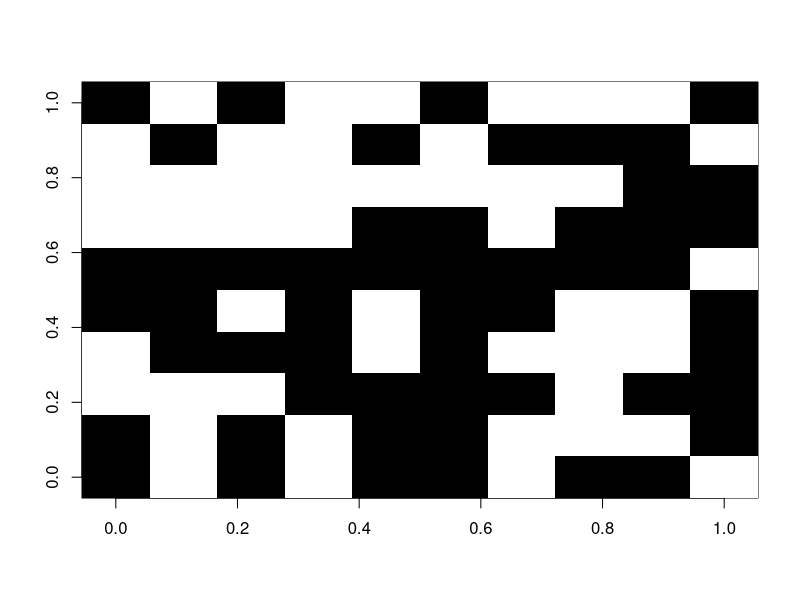
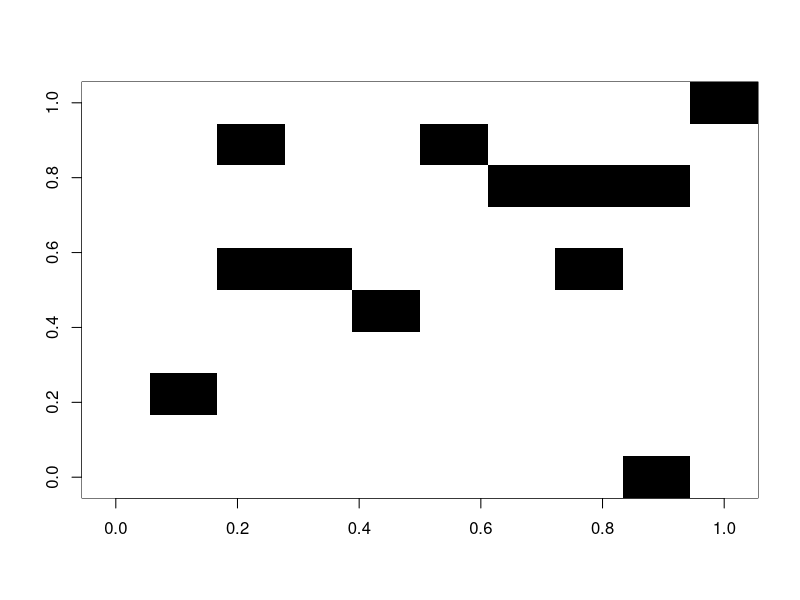
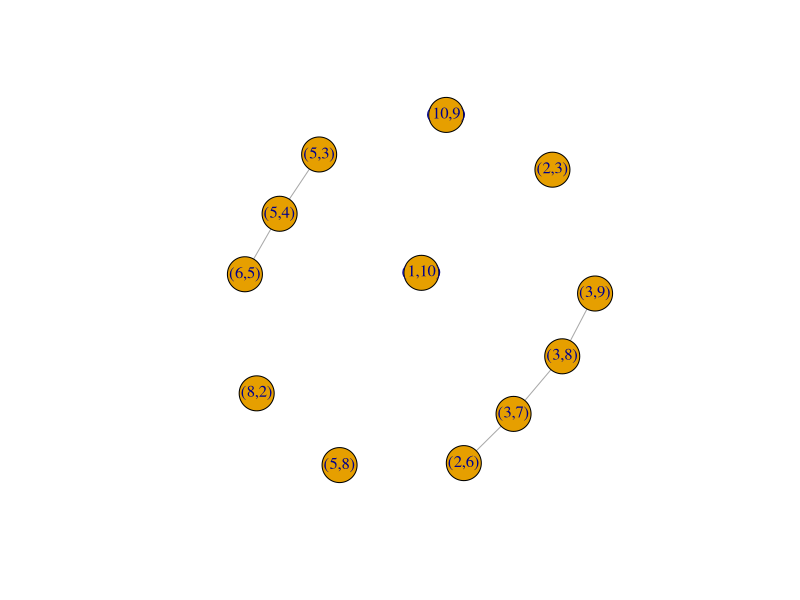
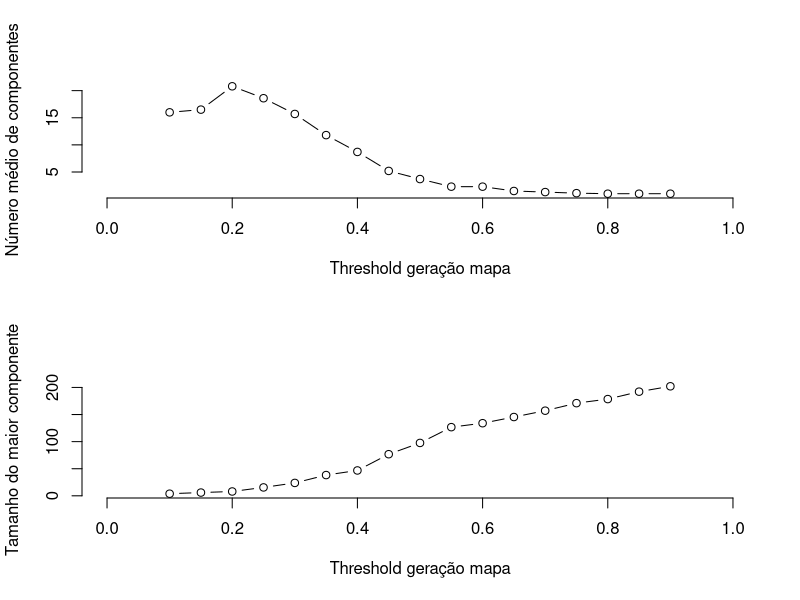

These figures' R source, in order:
##http://recologia.com.br/2016/10/mapas-aleatorios-e-o-numero-de-componentes/
#####################################
## Conectividade
#####################################
library(igraph)

##Função para gerar mapas quadrados aleatorios, n é o tamanho e p é a probabilidade de threshold
gera_mapa<-function(n,p) {
    matriz<-matrix(0,n,n)
    for(i in 1:nrow(matriz)){
        for(j in 1:ncol(matriz)){
            if(runif(1)<=p){
                matriz[i,j]<-1
            }
        }
    }
    return(matriz)
}

##Função para transformar um mapa em um grafo, com pixels com vértices e pontos adjacentes ligados por arestas
matriz_para_grafo<-function(matriz){
    aresta<-1
    grafo<-data.frame(origem=vector(),destino=vector())
    for(i in 1:nrow(matriz)){
        for(j in 1:ncol(matriz)){        
            if(matriz[i,j]!=0){            
                for(m in -1:1){
                    for(n in -1:1){
                        if(i+m>0 & i+m<=nrow(matriz) &
                           j+n>0 & j+n<=ncol(matriz)){
                            if(matriz[i+m,j+n]!=0){
                                grafo[aresta,]<-c(paste("(",i,",",j,")",sep=""),paste("(",i+m,",",j+n,")",sep=""))
                                aresta<-aresta+1
                            }
                        }
                    }
                }
            }
        }
    }
    indice<-!grafo[,1]==grafo[,2]
    indices<-which(mapa!=0,arr.ind = T)    
    grafo<-simplify(graph.data.frame(grafo[indice,],directed=F,vertices=paste("(",indices[,"row"],",",indices[,"col"],")",sep="")))  
    return(grafo)
}

##Função para fazer uma imagem da matriz como vemos ela na tela
plota_mapa<-function(mapa){
    image(t(mapa)[,ncol(mapa):1],col=0:1)
    }


#####################################
## Mapas aleatorios
#####################################
set.seed(123)

##Gera um mapa com threshold de 0.5
mapa<-gera_mapa(10,0.5)
mapa
#jpeg("01.jpg")
plota_mapa(mapa)
#dev.off()

##Threshold de 0.2
mapa<-gera_mapa(10,0.2)
#jpeg("02.jpg")
plota_mapa(mapa)
#dev.off()

##Transformando o mapa em grafo
grafo<-matriz_para_grafo(mapa)

#jpeg("03.jpg")
plot(grafo,vertex.size=20)
#dev.off()

##Usando a função do igraph
components(grafo)

##Realizando uma simulção com 10 repetições para probabilidades de 0.1 a 0.9
repeticoes<-10
probs<-seq(0.1,0.9,0.05)
tamanho<-15

##Matrizes para receber os resultados da simulação
n_compomentes<-matrix(0,ncol=repeticoes,nrow=length(probs),dimnames = list(paste("p=",probs,sep=""),paste("Amostra",1:10)))
maior_componente<-matrix(0,ncol=repeticoes,nrow=length(probs),dimnames = list(paste("p=",probs,sep=""),paste("Amostra",1:10)))

##Realizando a simulação
for(i in 1:length(probs)){
    for(j in 1:repeticoes){
        mapa<-gera_mapa(tamanho,probs[i])
        grafo<-matriz_para_grafo(mapa)
        n_compomentes[i,j]<-components(grafo)$no
        maior_componente[i,j]<-max(components(grafo)$csize)
        print(paste("Concluido i=",i," j=",j,sep=""))
    }
}

##Avaliando o resultado
#jpeg("04.jpg")
par(mfrow=c(2,1))
plot(probs,rowMeans(n_compomentes),type="b",xlim=c(0,1),ylab="Número médio de componentes",xlab="Threshold geração mapa",frame=F)
plot(probs,rowMeans(maior_componente),type="b",xlim=c(0,1),ylab="Tamanho do maior componente",xlab="Threshold geração mapa",frame=F)
#dev.off()
